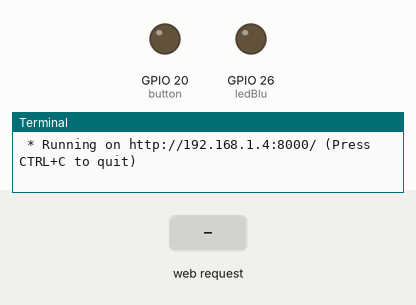
Simulated run of this program. Board: Raspberry Pi (BCM pin numbers). On the bench: output pins drawn as LEDs (lit = HIGH), the last lines printed to the terminal. The inputs (shaded band) are chosen by the test bench. The clock reads 2024-03-15 10:24:30 at power-on unless the program sets it.

Above: at 1.2 s.
1.3 s: HTTP request for /ledYlw/on received
At 2.4 s:
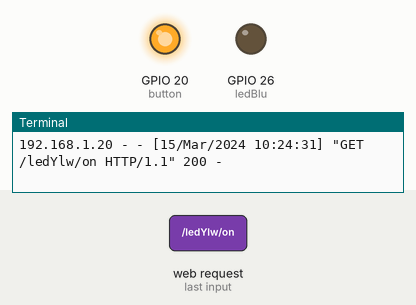
2.8 s: HTTP request for /ledBlu/on received
At 3.5 s:
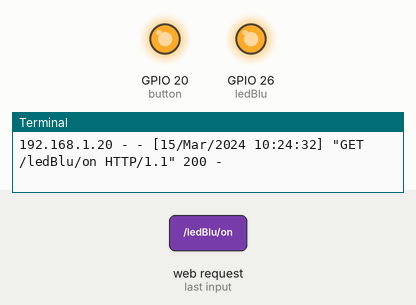
4.3 s: HTTP request for /ledYlw/off received
At 4.6 s:
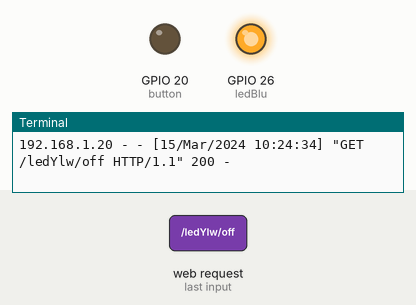
Timing chart, 0 to 7.3 s (numbered marks = the images above; inputs shaded):
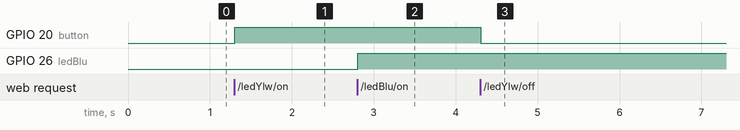

The program:

app.py
```python
import RPi.GPIO as GPIO
from flask import Flask,render_template,request,redirect
from flask import *

GPIO.setmode(GPIO.BCM)
GPIO.setwarnings(False)
#define sensors GPIOs
button = 20
senPIR = 16
#define actuators GPIOs

ledYlw = 20
ledBlu = 26
#initialize GPIO status variables
buttonSts = 0
senPIRSts = 0

ledYlwSts = 0
ledBluSts = 0
# Define button and PIR sensor pins as an input
GPIO.setup(button, GPIO.IN)
GPIO.setup(senPIR, GPIO.IN)
# Define led pins as output

GPIO.setup(ledYlw, GPIO.OUT)
GPIO.setup(ledBlu, GPIO.OUT)
# turn leds OFF

GPIO.output(ledYlw, GPIO.LOW)
GPIO.output(ledBlu, GPIO.LOW)

app = Flask(__name__)
@app.route('/')
def index():
# Read GPIO Status
	buttonSts = GPIO.input(button)
	senPIRSts = GPIO.input(senPIR)
	ledYlwSts = GPIO.input(ledYlw)
	ledBluSts = GPIO.input(ledBlu)
	templateData = {'button'  : buttonSts,'senPIR'  : senPIRSts,'ledYlw'  : ledYlwSts,'ledBlu'  : ledBluSts,}
	return render_template('index.html', **templateData)
@app.route('/<deviceName>/<action>')
def action(deviceName, action):
	if deviceName == 'ledYlw':
		actuator = ledYlw
	if deviceName == 'ledBlu':
		actuator = ledBlu
	if action == "on":
		GPIO.output(actuator, GPIO.HIGH)
	if action == "off":
		GPIO.output(actuator, GPIO.LOW)

	ledYlwSts = GPIO.input(ledYlw)
	ledBluSts = GPIO.input(ledBlu)

	templateData = {'ledYlw' : ledYlwSts,'ledBlu': ledBluSts}
	return render_template('index.html', **templateData)
if __name__ == "__main__":
    app.run(host='192.168.1.4', debug=True, port=8000)
```

Measured:
- after the input at 1.3 s, GPIO 20 (button): LOW → HIGH at once
- after the input at 2.8 s, GPIO 26 (ledBlu): LOW → HIGH at once
- after the input at 4.3 s, GPIO 20 (button): HIGH → LOW at once
